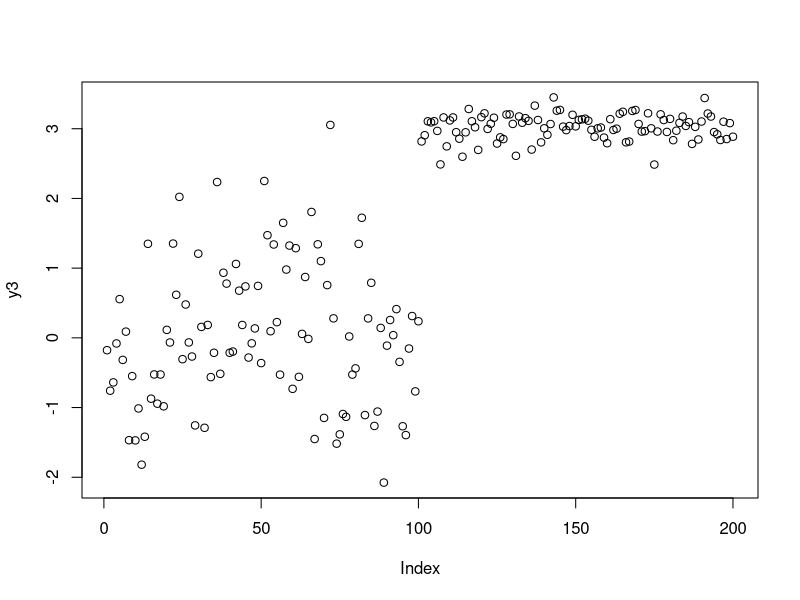
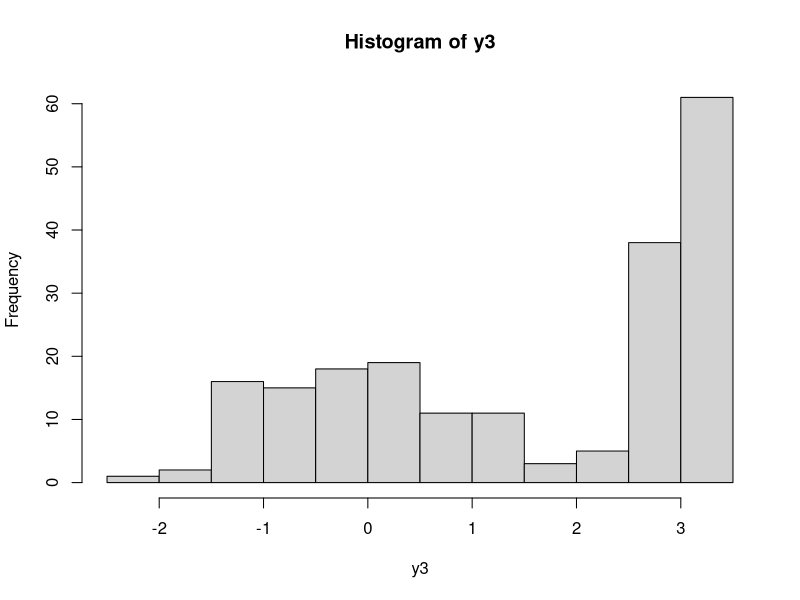

R code for these plots, in order: (Note: this script raises an error after producing the figures.)
y1 <- rnorm(100, mean = 0, sd = 1)
y2 <- rnorm(100, mean = 3, sd = .2)
y3 <- c(y1, y2)
plot(y3)

hist(y3)

dist <- kdensity(y3, kernel = "gaussian")
plot(dist)

dist <- kdensity(y3, kernel = "triangular")
plot(dist)
